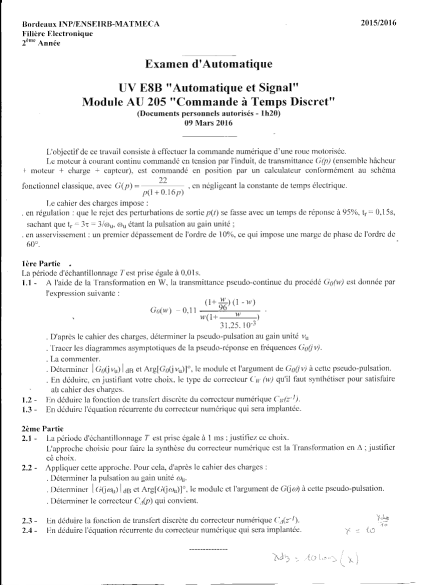
#> input picture _apercu_tmp/td/2015-2016-1.png, 850 x 1169 px (shown at 1/2 size)
$ python bands.py 2015-2016-1.png
#> lines starting #> are read from the running program, lines starting #| are printed output that depends on the picture; after the words box and inside, x2 and y2 are one past the last pixel; in counts of white or black regions, pixels touching at a corner belong together
import numpy as np, sys
from PIL import Image, ImageFilter
def load(f, photo=False):
#> called with f = '2015-2016-1.png', photo = False
    im=Image.open(f).convert('L')
    if photo:
        bg=im.filter(ImageFilter.MaxFilter(31)).filter(ImageFilter.GaussianBlur(25))
        a=np.asarray(im,float)/np.maximum(np.asarray(bg,float),1)
        a=np.clip((a-0.45)/(0.80-0.45),0,1)*255
        return a
    return np.asarray(im,float)
f=sys.argv[1]; photo=len(sys.argv)>2
a=load(f,photo)
if photo: Image.fromarray(a.astype(np.uint8)).save(f.replace('.png','-norm.png'))
d=a<140; d[:,:12]=False
#> after `d = a < 140`:
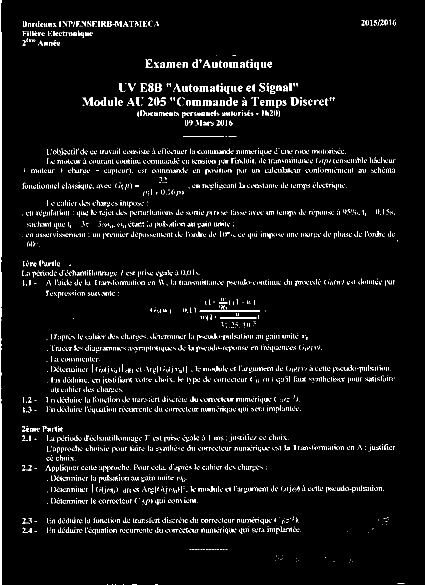
#> d: shape (1169, 850) bool (shown at 1/2 size); 4.1% white in thin lines or dots
#> after `d[:, :12] = False`:
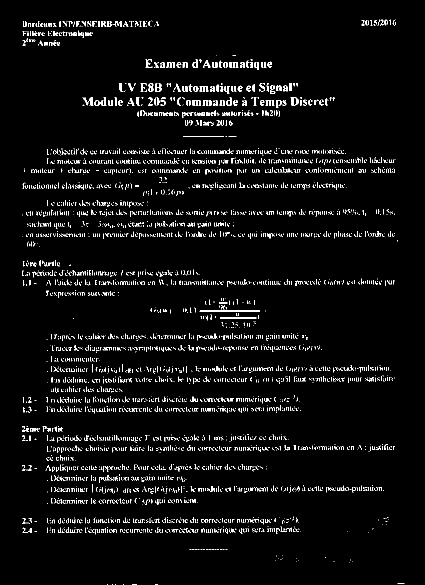
#> d: shape (1169, 850) bool (shown at 1/2 size); 3.7% white in thin lines or dots, all inside (x1, y1, x2, y2) = (44, 39, 809, 1169)
if photo: d[:,:245]=False; d[:,1420:]=False; d[1850:,:]=False
rows=d.sum(1)>=2
y=0;H=len(rows)
#> after `H = len(rows)`: H = 1169
while y<H:
    if rows[y]:
        y0=y
        while y<H and rows[y]: y+=1
        cols=np.where(d[y0:y].sum(0)>0)[0]
        print(f"{y0}-{y}  x {cols[0]}-{cols[-1]}")
    y+=1
#> this loop made 500 passes
#> (y0, cols) on passes 72, 178, 192, 211, 212, 261, 306, 352: (111, [432, 465, 466, 467, 468, 469, 470, 471]), (354, [319, 320, 321, 322, 323, 329, 330, 331, 332]), (413, [214, 215, 216, 259]), (481, [794, 795]), (483, [54, 55, 56, 58, 59, 60, 62, 63, 66, 67, 68, 71, 74, 78]), (642, [507, 509, 510]), (790, [588, 589]), (910, [103, 120, 137])
#> (y0, y) on passes 40, 48, 52: (39, 55), (62, 76), (79, 92)
#| 39-54  x 46-791
#| 62-75  x 45-185
#| 79-91  x 45-119
#| 111-112  x 432-471
#| 119-140  x 291-543
#| 166-188  x 238-595
#| 194-216  x 165-668
#| 221-235  x 275-559
#> (further printed lines are left out)
#> after the loop, y = 1170

$ run again, on _apercu_tmp/td/anc-71.png
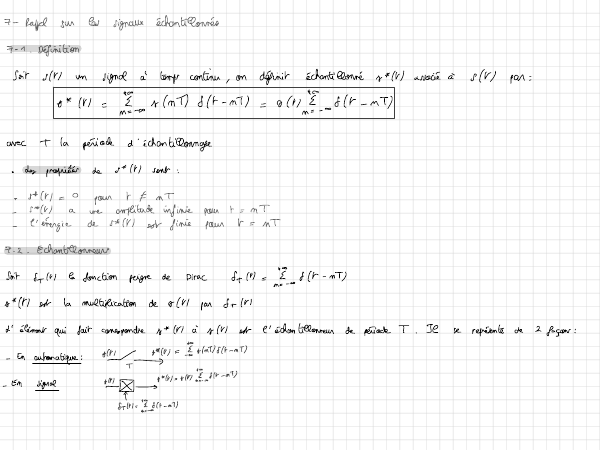
#> input picture _apercu_tmp/td/anc-71.png, 600 x 450 px
#> `d = a < 140`:
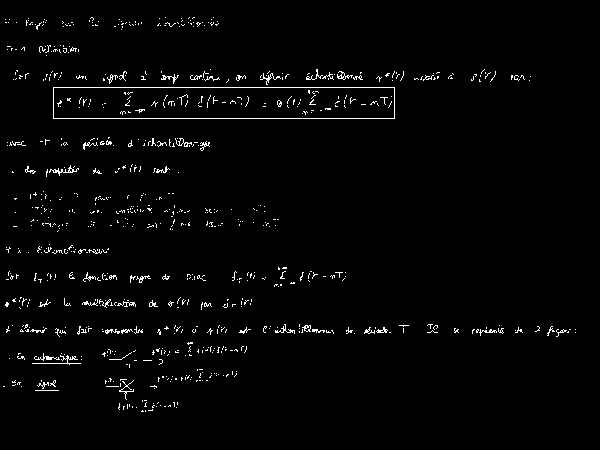
#> d: shape (450, 600) bool; 2% white in thin lines or dots, all inside (x1, y1, x2, y2) = (3, 17, 576, 412)
#> d: shape (450, 600) bool; 2% white in thin lines or dots, all inside (x1, y1, x2, y2) = (12, 17, 576, 412)
#> H = 450
#> the loop `while y<H:` made 218 passes
#> (y0, cols) on passes 106, 136, 167, 173, 180: (216, [171, 172]), (267, [278, 279, 282, 283, 284, 285, 286]), (342, [187, 188, 189, 190, 191, 192]), (369, [197, 199, 200, 201, 202]), (400, [142, 144, 145, 146])
#> (printed output is left out)

$ run again, on _apercu_tmp/td/anc-73.png
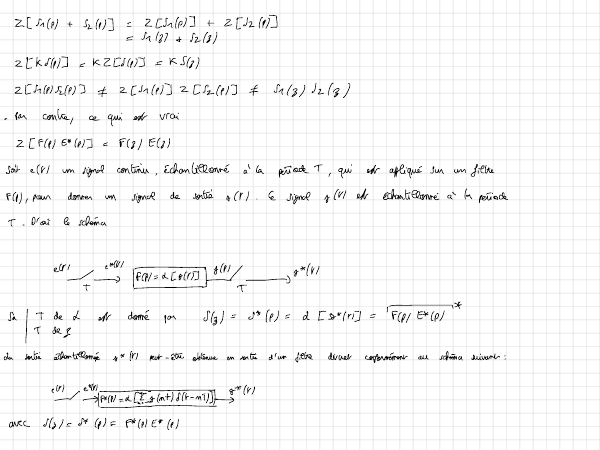
#> input picture _apercu_tmp/td/anc-73.png, 600 x 450 px
#> `d = a < 140`:
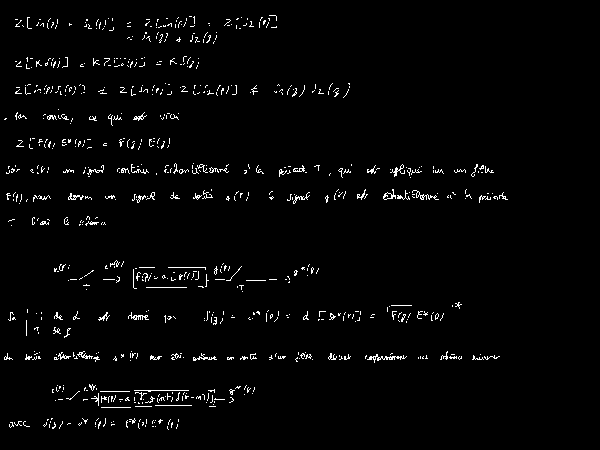
#> d: shape (450, 600) bool; 2.2% white in thin lines or dots, all inside (x1, y1, x2, y2) = (4, 15, 508, 430)
#> d: shape (450, 600) bool; 2.2% white in thin lines or dots, all inside (x1, y1, x2, y2) = (12, 15, 508, 430)
#> H = 450
#> the loop `while y<H:` made 226 passes
#> (y0, cols, y) on pass 60: (123, [70, 111], 125)
#> (printed output is left out)

$ run again, on _apercu_tmp/td/anc-78.png
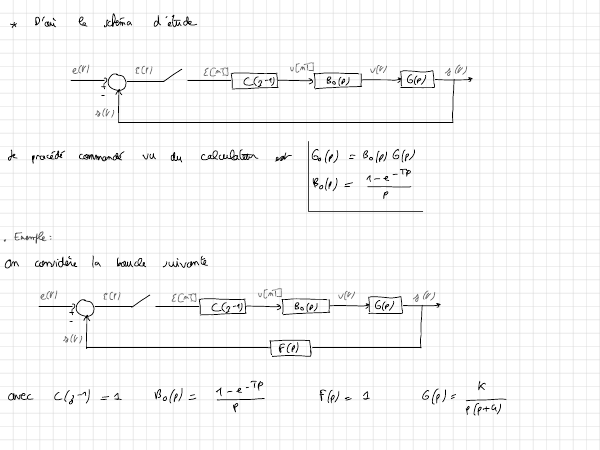
#> input picture _apercu_tmp/td/anc-78.png, 600 x 450 px
#> `d = a < 140`:
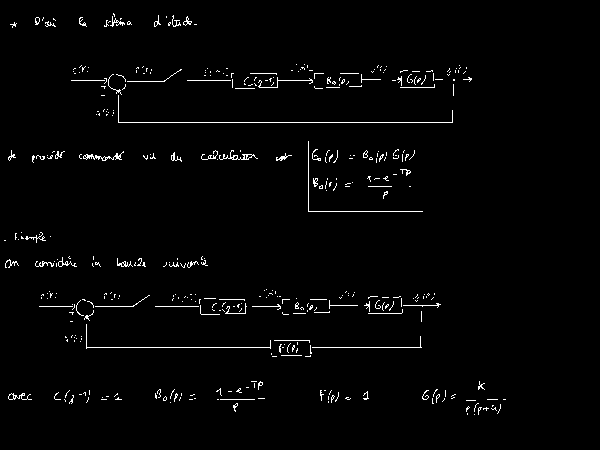
#> d: shape (450, 600) bool; 1.8% white in thin lines or dots, all inside (x1, y1, x2, y2) = (4, 13, 506, 415)
#> d: shape (450, 600) bool; 1.8% white in thin lines or dots, all inside (x1, y1, x2, y2) = (12, 13, 506, 415)
#> H = 450
#> the loop `while y<H:` made 238 passes
#> (y0, y) on passes 15, 52: (14, 28), (64, 97)
#> (printed output is left out)
